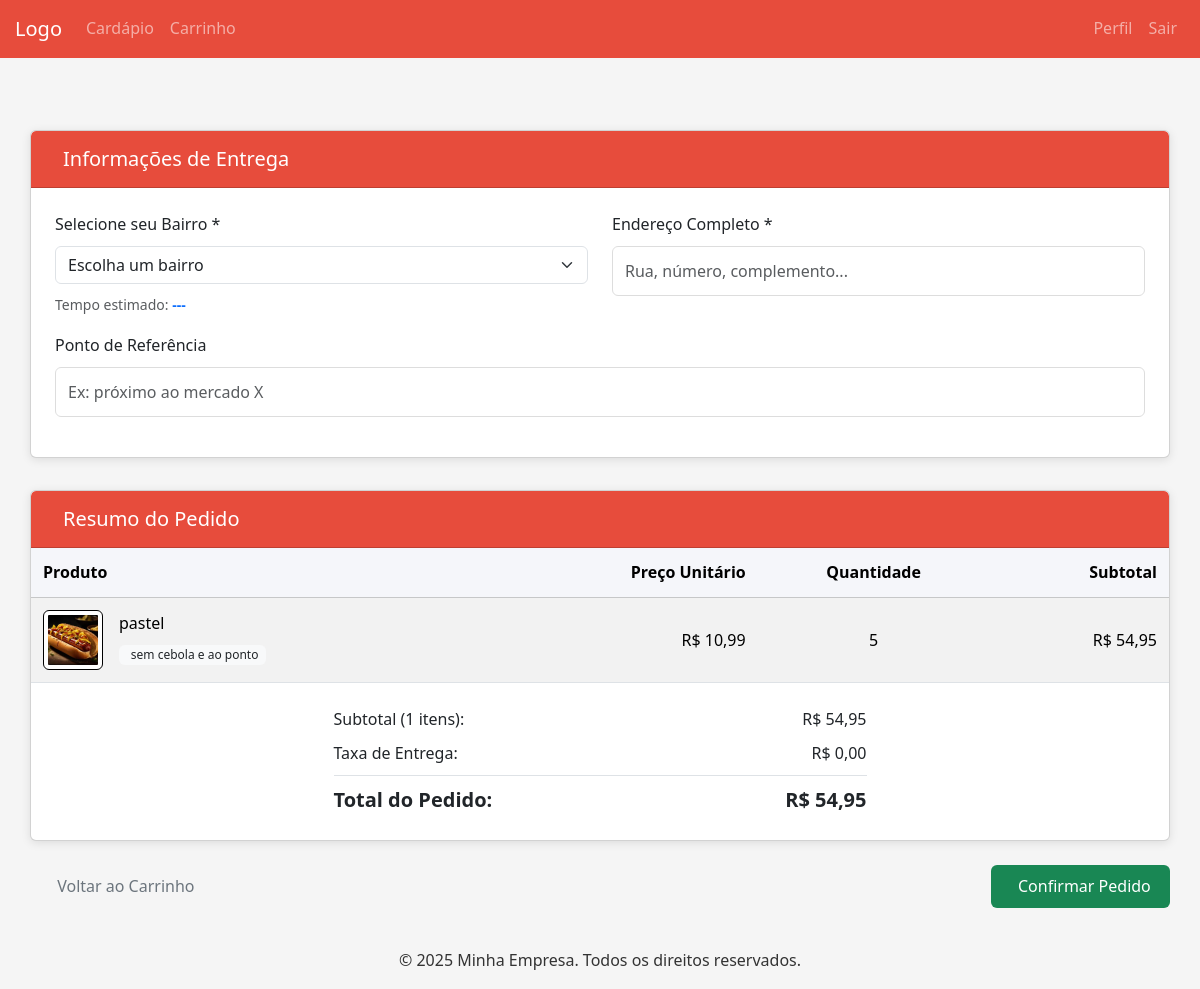
Page /carrinho/confirmar/ (signed in) on the committed database.
### carrinho/models.py (models this page shows, shortened)
class ItemCarrinho(models.Model):
    carrinho = models.ForeignKey(Carrinho, on_delete=models.CASCADE, related_name='itens')
    produto = models.ForeignKey(Produto, on_delete=models.CASCADE)
    observacao = models.CharField(max_length=100, blank=True, null=True)
    quantidade = models.PositiveIntegerField(default=1)
    adicionais = models.ManyToManyField(Adicional, blank=True)  # Adicione esta linha

### produto/models.py (models this page shows, shortened)
class Produto(models.Model):
    nome = models.CharField(max_length=100)
    descricao = models.TextField(blank=True, null=True)
    categorias = models.ManyToManyField(CategoriaProduto, related_name='produtos')
    preco = models.DecimalField(max_digits=10, decimal_places=2)
    imagem = models.ImageField(upload_to='produtos/', blank=True, null=True)
    disponivel = models.BooleanField(default=True)  # Campo para controlar disponibilidade

### carrinho/views.py (the view, shortened to what this page needs)
# urls.py: path('confirmar/', views.confirmar_compra, name='confirmar_compra'),
@require_http_methods(["GET", "POST"])
@login_required
@transaction.atomic
def confirmar_compra(request):
    try:
        carrinho = get_object_or_404(Carrinho, usuario=request.user)
        itens_carrinho = ItemCarrinho.objects.filter(carrinho=carrinho).select_related('produto')
        bairros = Bairro.objects.all().order_by('nome')
        if not itens_carrinho.exists():
            messages.warning(request, 'Seu carrinho está vazio!')
            return redirect('listar_produtos')
        return render(request, 'pedido/confirmar_pedido.html', {
            'itens': itens_carrinho,
            'total': carrinho.total(),
            'bairros': bairros,
        })
    except Exception as e:
        logger.error(f"Erro na confirmação: {str(e)}", exc_info=True)
        messages.error(request, 'Erro ao processar seu pedido')
        return redirect('carrinho')

### carrinho/models.py (called while the page is built)
    def total(self):
        total = 0
        for item in self.itens.all():
            total += item.produto.preco * item.quantidade
            for adicional in item.adicionais.all():
                total += adicional.preco_extra * item.quantidade
        return total

### templates/pedido/confirmar_pedido.html (shortened to what this page needs)
{% extends 'base.html' %}
{% block content %}
<div class="container mt-5">
    <form method="post" novalidate id="form-pedido">
        <div class="card mb-4">
            <div class="card-header bg-primary text-white">
                <h5 class="mb-0">Informações de Entrega</h5>
            </div>
            <div class="card-body">
                <div class="row">
                    <div class="col-md-6 mb-3">
                        <label for="bairro" class="form-label">Selecione seu Bairro *</label>
                        <select class="form-select" id="bairro" name="bairro" required>
                            <option value="">Escolha um bairro</option>
                        </select>
                        <div class="mt-2">
                            <small class="text-muted">
                                Tempo estimado: <span id="tempo-entrega" class="fw-bold">---</span>
                            </small>
                        </div>
                    </div>
                    <div class="col-md-6 mb-3">
                        <label for="endereco" class="form-label">Endereço Completo *</label>
                        <input type="text" class="form-control" id="endereco" name="endereco" placeholder="Rua, número, complemento..." required>
                    </div>
                </div>
                <div class="mb-3">
                    <label for="referencia" class="form-label">Ponto de Referência</label>
                    <input type="text" class="form-control" id="referencia" name="referencia" placeholder="Ex: próximo ao mercado X">
                </div>
            </div>
        </div>
        <div class="card mb-4">
            <div class="card-header bg-primary text-white">
                <h5 class="mb-0">Resumo do Pedido</h5>
            </div>
            <div class="card-body p-0">
                <div class="table-responsive">
                    <table class="table table-striped align-middle mb-0">
                        <thead class="table-light">
                            <tr>
                                <th width="40%">Produto</th>
                                <th class="text-end">Preço Unitário</th>
                                <th class="text-center">Quantidade</th>
                                <th class="text-end">Subtotal</th>
                            </tr>
                        </thead>
                        <tbody>
                            {% for item in itens %}
                            <tr>
                                <td>
                                    <div class="d-flex align-items-center">
                                        {% if item.produto.imagem %}
                                        <img src="{{ item.produto.imagem.url }}" alt="{{ item.produto.nome }}" class="img-thumbnail me-3" style="width: 60px; height: 60px; object-fit: cover;">
                                        {% endif %}
                                        <div>
                                            <h6 class="mb-1">{{ item.produto.nome }}</h6>
                                            {% if item.observacao %}
                                            <div class="observacao-container mt-2">
                                                <span class="badge bg-light text-dark">
                                                    {{ item.observacao }}
                                                </span>
                                            </div>
                                            {% endif %}
                                        </div>
                                    </div>
                                </td>
                                <td class="text-end">R$ {{ item.produto.preco|floatformat:2 }}</td>
                                <td class="text-center">{{ item.quantidade }}</td>
                                <td class="text-end">R$ {{ total|floatformat:2 }}</td>
                            </tr>
                            {% endfor %}
                        </tbody>
                    </table>
                </div>
                <div class="p-4 border-top">
                    <div class="row">
                        <div class="col-md-6 offset-md-3">
                            <div class="d-flex justify-content-between mb-2">
                                <span>Subtotal ({{ itens|length }} itens):</span>
                                <span>R$ <span id="subtotal">{{ total|floatformat:2 }}</span></span>
                            </div>
                            <div class="d-flex justify-content-between mb-2">
                                <span>Taxa de Entrega:</span>
                                <span>R$ <span id="taxa-entrega">0,00</span></span>
                            </div>
                            <div class="d-flex justify-content-between fw-bold fs-5 border-top pt-2 mt-2">
                                <span>Total do Pedido:</span>
                                <span>R$ <span id="total-pedido">{{ total|floatformat:2 }}</span></span>
                            </div>
                        </div>
                    </div>
                </div>
            </div>
        </div>
        <div class="d-flex justify-content-between">
            <a href="{% url 'carrinho' %}" class="btn btn-outline-secondary">
                Voltar ao Carrinho
            </a>
            <button type="submit" class="btn btn-success">
                Confirmar Pedido
            </button>
        </div>
    </form>
</div>
{% endblock %}

### static/css/style.css (style rules this page uses)
:root { --primary-color: #e74c3c; --primary-hover: #c0392b; --secondary-color: #2ecc71; --secondary-hover: #27ae60; --danger-color: #d63031; --danger-hover: #b71c1c; --light-color: #f5f6fa; --dark-color: #2f3640; --text-color: #333; --border-radius: 6px; --box-shadow: 0 2px 10px rgba(0, 0, 0, 0.1); --transition: all 0.3s ease; }
* { margin: 0; padding: 0; box-sizing: border-box; }
body { font-family: 'Segoe UI', Tahoma, Geneva, Verdana, sans-serif; background-color: #f5f5f5; color: var(--text-color); line-height: 1.6; }
.container { max-width: 1200px; margin: 0 auto; padding: 0 15px; }
.card { background: white; border-radius: var(--border-radius); box-shadow: var(--box-shadow); overflow: hidden; margin-top: 2rem; }
.card-header { background-color: var(--primary-color); color: white; padding: 1.2rem; }
.card-body { padding: 1.5rem; }
.form-label { display: block; margin-bottom: 0.5rem; font-weight: 500; }
.form-control { width: 100%; padding: 0.75rem; border: 1px solid #ddd; border-radius: var(--border-radius); font-size: 1rem; transition: var(--transition); }
.table { width: 100%; border-collapse: collapse; margin-bottom: 1.5rem; }
.table th { background-color: var(--light-color); padding: 0.75rem; text-align: left; font-weight: 600; }
.table td { padding: 0.75rem; border-bottom: 1px solid #eee; vertical-align: middle; }
.table tr:last-child td { border-bottom: none; }
.btn { display: inline-block; padding: 0.6rem 1.2rem; font-size: 1rem; font-weight: 500; text-align: center; border: none; border-radius: var(--border-radius); cursor: pointer; transition: var(--transition); text-decoration: none; }

### templates/base.html (style rules this page uses)
.bg-primary { background-color: #e74c3c !important; }

### templates/pedido/confirmar_pedido.html (style rules this page uses)
.card-header { padding: 1rem 1.5rem; }
.table th, .table td { vertical-align: middle; }
#tempo-entrega { color: #0d6efd; }
.img-thumbnail { padding: 0.25rem; background-color: #fff; border: 1px solid rgb(0, 0, 0); border-radius: 0.375rem; }
.observacao-container { max-width: 300px; }
.badge { font-weight: normal; padding: 0.35em 0.65em; white-space: normal; text-align: left; display: inline-block; }

### rows in the picture
ItemCarrinho: produto.imagem (picture), produto.nome "pastel", observacao "sem cebola e ao ponto", produto.preco "10,99", quantidade "5", total "54,95"

### other values in the picture
{{ itens|length }} "1"
{{ total|floatformat:2 }} "54,95"
